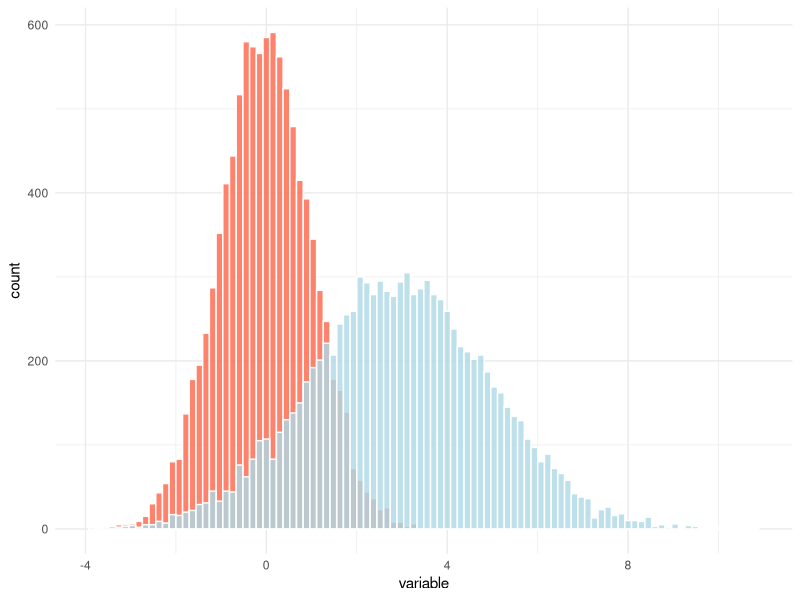
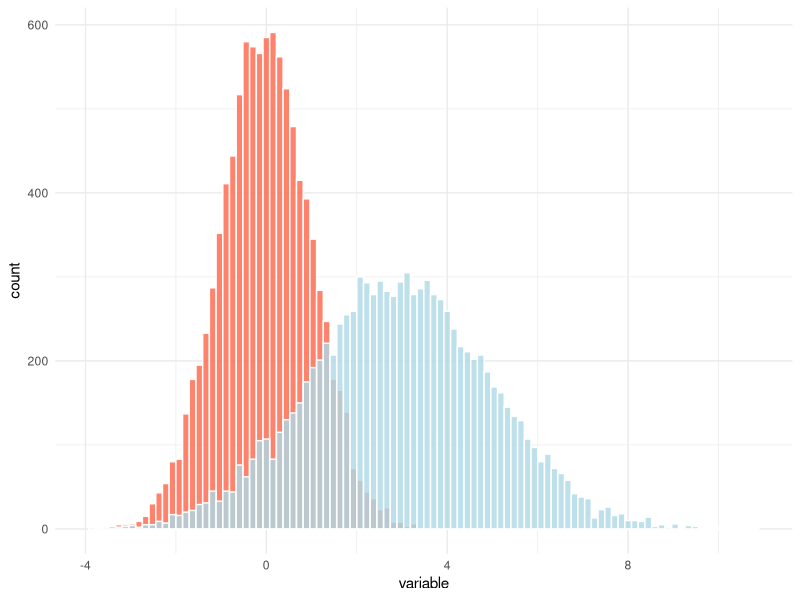
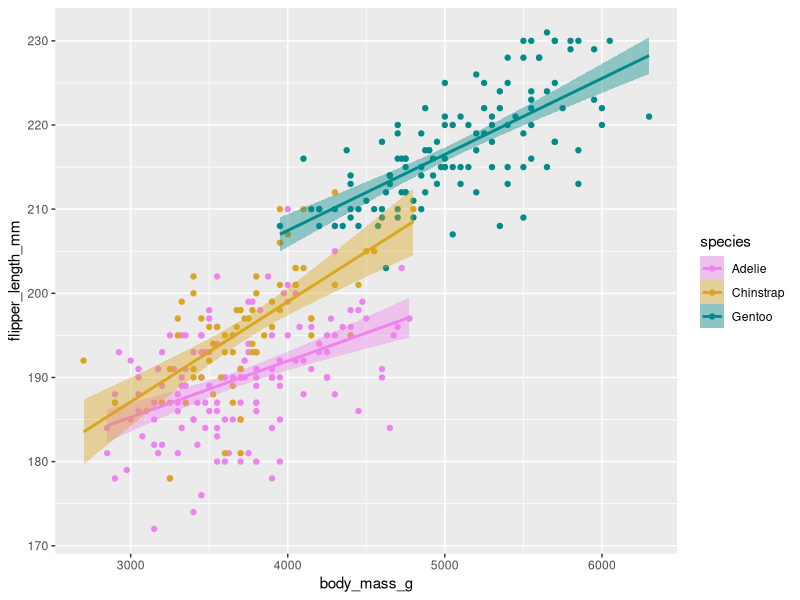

Here is the R script that generated these plots, in order:
## ---- chunk 1
b = c(TRUE, FALSE, NA, FALSE, TRUE, TRUE)
mean(b)
## ---- chunk 2
mean(b, na.rm = TRUE)
## ---- chunk 3
library(purrr)  # contains `partial`
unsafe_mean = partial(mean, na.rm = TRUE)
## ---- chunk 4
unsafe_mean(b)
## ---- chunk 5
unsafe_mean = function(x) mean(x, na.rm = TRUE)
## ---- chunk 6
library(tibble)
library(ggplot2)

# first, some data...
d = tibble(
    z = rnorm(10000, mean = 0, sd = 1),
    e = 2 * z + 3
)

ggplot(d) +
    geom_histogram(aes(x = z), bins = 100, color = "white", alpha = 0.8, fill = "tomato") +
    geom_histogram(aes(x = e), bins = 100, color = "white", alpha = 0.8, fill = "lightblue") +
    labs(x = "variable") +
    theme_minimal()
## ---- chunk 7
# create a new histogram function w/ arguments fixed
geom_hist_rv = partial(geom_histogram, bins = 100, color = 'white', alpha = 0.8)

# apply our function
ggplot(d) +
    geom_hist_rv(aes(x = z), fill = "tomato") +
    geom_hist_rv(aes(x = e), fill = "lightblue") +
    labs(x = "variable") +
    theme_minimal()
## ---- chunk 8
# a vector of key-value pairs, species to color
peng_colors = c("Adelie" = "violet", "Chinstrap" = "goldenrod", "Gentoo" = "darkcyan")

# invoke the pairs in curried arguments
scale_color_species = partial(scale_color_manual, values = peng_colors)
scale_fill_species = partial(scale_fill_manual, values = peng_colors)
## ---- chunk 9
library(palmerpenguins)

ggplot(penguins) +
    aes(x = body_mass_g, y = flipper_length_mm, color = species, fill = species) +
    geom_point() +
    geom_smooth(method = "lm") +
    scale_color_species() +
    scale_fill_species()
## ---- chunk 10
   b_mean = partial(mean, x = b)
## ---- chunk 11
   b_mean(na.rm = TRUE)
## ---- chunk 12
   b_mean()
## ---- chunk 13
   apply_reg = partial(lm, formula = y ~ x + z + w)
## ---- chunk 14
   reg_on_penguins = partial(lm, data = palmerpenguins)
## ---- chunk 15
attributes(unsafe_mean)
## ---- chunk 16
lapply(mtcars, unsafe_mean) |> head()
## ---- chunk 17
# take in a function f and return a "lifted" function that applies f to a list
fmap = function(f) {
    function(lst) lapply(lst, f)
}

map_unsafe_mean = fmap(unsafe_mean)
map_unsafe_mean(mtcars) |> head()
